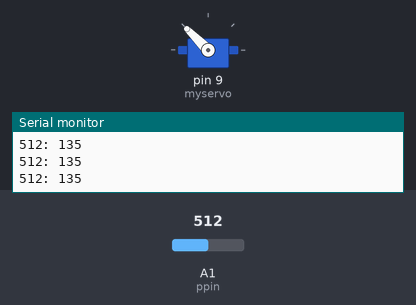
This sketch was run on a simulated Arduino Uno, built with avr-gcc and run on an emulated ATmega328P. Parts: servo, the last lines printed to the serial monitor. The test bench sets the inputs (shaded band); at power-on: A1 (ppin) = 512.

Above: at 1.2 s.
1.3 s: A1 (ppin) set to 393
At 1.6 s:
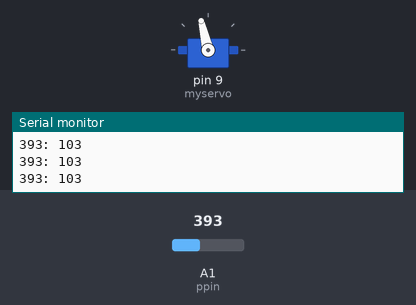
2.8 s: A1 (ppin) set to 366
At 4.0 s:
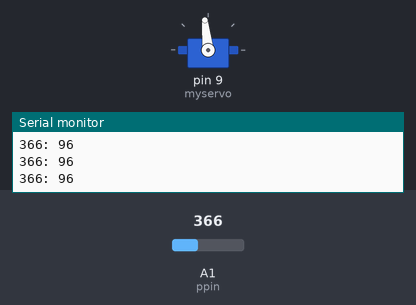
4.3 s: A1 (ppin) set to 110
At 5.3 s:
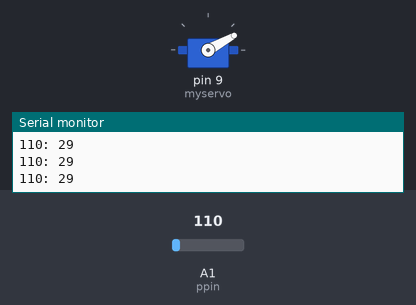
5.8 s: A1 (ppin) set to 90
At 6.2 s:
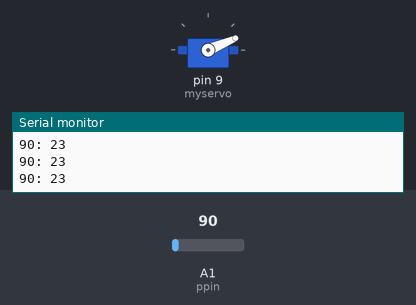
7.3 s: A1 (ppin) set to 716
At 8.5 s:
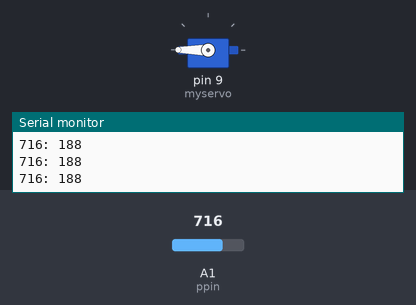
8.8 s: A1 (ppin) set to 0
At 9.6 s:
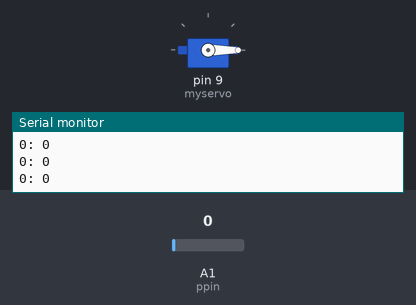
Timing chart, 0 to 11.3 s (numbered marks = the images above; inputs shaded):
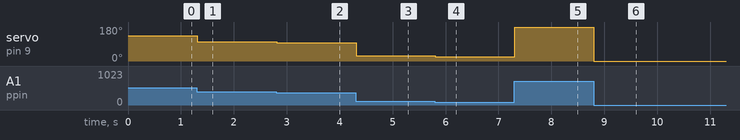

The sketch:

Motor_Control_Using_Potentiometer.ino
```cpp
#include <Servo.h>

Servo myservo;
int ppin = A1;
int value = 0;

void setup()
{
    myservo.attach(9);
    Serial.begin(9600);
}

void loop()
{
    value = analogRead(ppin);
    Serial.print(value);
    Serial.print(": ");
    value = map(value, 0, 1023, 0, 270);
    myservo.write(value);
    Serial.print(value);
    Serial.print("\n");
    delay(1);
}
```

Measured:
- after the input at 1.3 s, servo on pin 9 (myservo): 135° → 103° at once
- after the input at 2.8 s, servo on pin 9 (myservo): 103° → 96° at once
- after the input at 4.3 s, servo on pin 9 (myservo): 96° → 29° at once
- after the input at 5.8 s, servo on pin 9 (myservo): 29° → 23° at once
- after the input at 7.3 s, servo on pin 9 (myservo): 23° → 180° at once
- after the input at 8.8 s, servo on pin 9 (myservo): 180° → 0° at once
